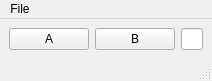
<?xml version="1.0" encoding="UTF-8"?>
<ui version="4.0">
 <class>myexampleMainWindow</class>
 <widget class="QMainWindow" name="myexampleMainWindow">
  <property name="geometry">
   <rect>
    <x>0</x>
    <y>0</y>
    <width>143</width>
    <height>70</height>
   </rect>
  </property>
  <property name="windowTitle">
   <string>MainWindow</string>
  </property>
  <widget class="QWidget" name="centralwidget">
   <layout class="QHBoxLayout" name="horizontalLayout">
    <item>
     <widget class="QPushButton" name="pushButtonA">
      <property name="sizePolicy">
       <sizepolicy hsizetype="Minimum" vsizetype="Minimum">
        <horstretch>0</horstretch>
        <verstretch>0</verstretch>
       </sizepolicy>
      </property>
      <property name="text">
       <string>A</string>
      </property>
     </widget>
    </item>
    <item>
     <widget class="QPushButton" name="pushButtonB">
      <property name="text">
       <string>B</string>
      </property>
     </widget>
    </item>
    <item>
     <widget class="QLineEdit" name="text"/>
    </item>
   </layout>
  </widget>
  <widget class="QMenuBar" name="menubar">
   <property name="geometry">
    <rect>
     <x>0</x>
     <y>0</y>
     <width>143</width>
     <height>20</height>
    </rect>
   </property>
   <widget class="QMenu" name="menuFile">
    <property name="title">
     <string>File</string>
    </property>
    <addaction name="actionQuit"/>
   </widget>
   <addaction name="menuFile"/>
  </widget>
  <widget class="QStatusBar" name="statusbar"/>
  <action name="actionQuit">
   <property name="text">
    <string>Quit</string>
   </property>
  </action>
 </widget>
 <resources/>
 <connections>
  <connection>
   <sender>menubar</sender>
   <signal>triggered(QAction*)</signal>
   <receiver>myexampleMainWindow</receiver>
   <slot>handleMenuAction(QAction*)</slot>
   <hints>
    <hint type="sourcelabel">
     <x>11</x>
     <y>8</y>
    </hint>
    <hint type="destinationlabel">
     <x>41</x>
     <y>0</y>
    </hint>
   </hints>
  </connection>
  <connection>
   <sender>pushButtonA</sender>
   <signal>clicked(bool)</signal>
   <receiver>myexampleMainWindow</receiver>
   <slot>buttonA(bool)</slot>
   <hints>
    <hint type="sourcelabel">
     <x>36</x>
     <y>46</y>
    </hint>
    <hint type="destinationlabel">
     <x>142</x>
     <y>0</y>
    </hint>
   </hints>
  </connection>
  <connection>
   <sender>pushButtonB</sender>
   <signal>clicked(bool)</signal>
   <receiver>myexampleMainWindow</receiver>
   <slot>buttonB(bool)</slot>
   <hints>
    <hint type="sourcelabel">
     <x>57</x>
     <y>35</y>
    </hint>
    <hint type="destinationlabel">
     <x>85</x>
     <y>-7</y>
    </hint>
   </hints>
  </connection>
  <connection>
   <sender>text</sender>
   <signal>textChanged(QString)</signal>
   <receiver>statusbar</receiver>
   <slot>showMessage(QString)</slot>
   <hints>
    <hint type="sourcelabel">
     <x>106</x>
     <y>36</y>
    </hint>
    <hint type="destinationlabel">
     <x>104</x>
     <y>56</y>
    </hint>
   </hints>
  </connection>
 </connections>
 <slots>
  <slot>handleMenuAction(QAction*)</slot>
  <slot>buttonA(bool)</slot>
  <slot>buttonB(bool)</slot>
 </slots>
</ui>
